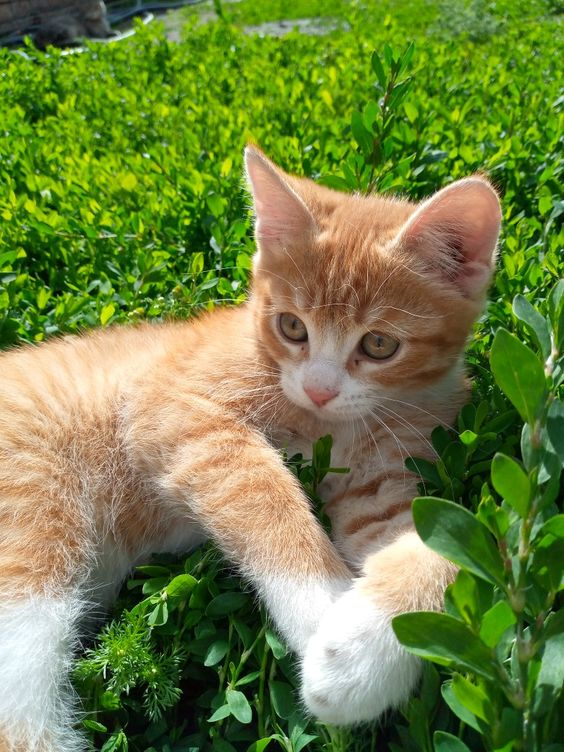
#> input picture 123.jpg, 564 x 752 px
$ python ts.py   (older library calls are emulated)
#> lines starting #> are read from the running program, lines starting #| are printed output that depends on the picture
import cv2
import numpy
img= cv2.imread('123.jpg')
#> img is the input picture: shape (752, 564, 3); mean B, G, R 67.9, 130, 113.1
edges = cv2.Sobel(img,ddepth=cv2.CV_8U,dx=1,dy=0,ksize=3)
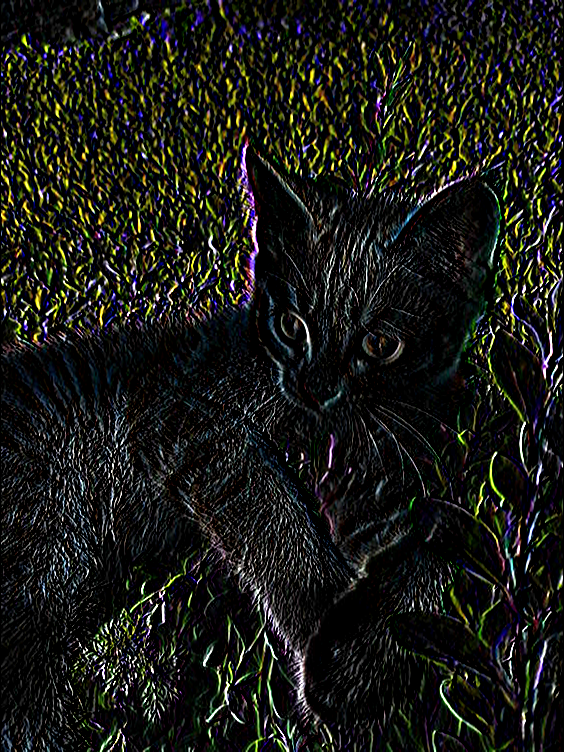
#> edges: shape (752, 564, 3); mean B, G, R 22, 26.7, 25.8
#i= cv2.imread(edges)
cv2.imshow("img",edges)
cv2.waitKey(0)
